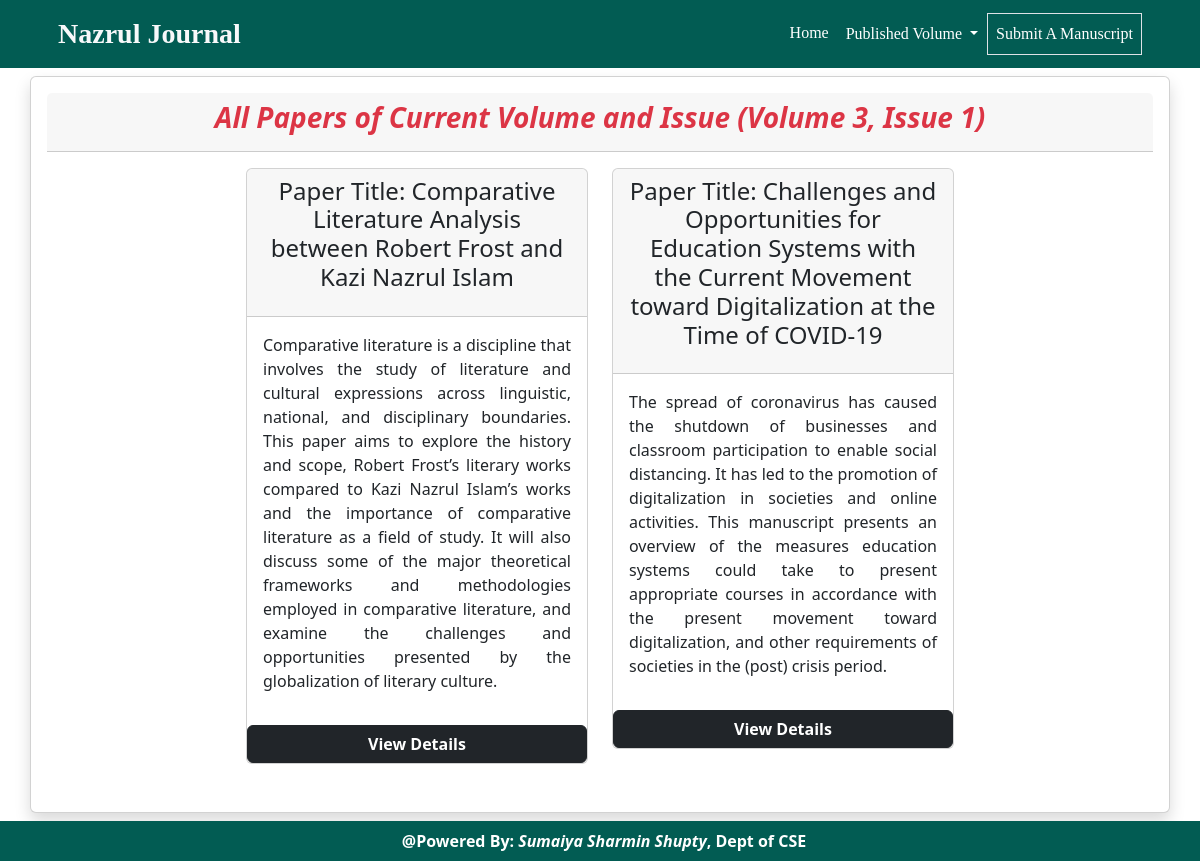
The app's page /current_issue.php with its own data.
### tables this page shows
CREATE TABLE `new_paper` (
  `id` int(11) NOT NULL,
  `paper_id` varchar(200) NOT NULL,
  `author_id` int(11) NOT NULL,
  `associative_editor_id` varchar(200) NOT NULL,
  `reviewer_id` varchar(200) NOT NULL,
  `paper_title` varchar(1000) NOT NULL,
  `paper_abstract` varchar(5000) NOT NULL,
  `paper_keywords` varchar(1000) NOT NULL,
  `paper_type` varchar(50) NOT NULL,
  `authors_name` varchar(1000) NOT NULL,
  `authors_affiliation` varchar(1000) NOT NULL,
  `authors_designation` varchar(1000) NOT NULL,
  `authors_email` varchar(2000) NOT NULL,
  `manuscript_pdf` varchar(300) NOT NULL,
  `cover_letter_pdf` varchar(300) NOT NULL,
  `manuscript_image` varchar(300) NOT NULL,
  `supplimentary_file` varchar(300) NOT NULL,
  `paper_status` int(2) NOT NULL,
  `count` int(11) NOT NULL,
  `volume_info` varchar(200) DEFAULT NULL,
  `issue_info` varchar(200) DEFAULT NULL,
  `created_at` timestamp NOT NULL DEFAULT 0,
  `updated_at` timestamp NOT NULL DEFAULT current_timestamp() ON UPDATE current_timestamp(),
  `published_status` enum('0','1') NOT NULL
);

### current_issue.php (the view, shortened to what this page needs)
<?php include('header.php')?>
<?php
    $select_new_paper = "SELECT * FROM `new_paper` WHERE `published_status` = '1' AND issue_info = (SELECT issue_info FROM `new_paper` WHERE `published_status` = '1' ORDER BY `updated_at` DESC LIMIT 1) AND volume_info = (SELECT volume_info FROM `new_paper` WHERE `published_status` = '1' ORDER BY `updated_at` DESC LIMIT 1) ";
    $run_select_new_paper = mysqli_query($conn, $select_new_paper);
?>
<div class="container">
    <div class="row justify-content-center">
        <div class="card mt-2 shadow p-3 mb-5 bg-body rounded">
            <div class="card-header text-center">
                <h3 class = "text-danger fw-bold"><i>All Papers of Current Volume and Issue <span id = "volume_issue"></span></i></h3>
            </div>
            <div class="card-body">
                <div class="row justify-content-center">
                    <?php
                        while($row = mysqli_fetch_assoc($run_select_new_paper))
                        {
                            ?>
                            <div class="col-lg-4 col-md-4 col-12 mb-3">
                                <div class="card">
                                    <div class="card-header">
                                        <h4 class = "text-center mb-3">Paper Title: <?php echo $row['paper_title']?></h4>
                                    </div>
                                    <div class="card-body">
                                        <p style = "text-align:justify"><?php echo $row['paper_abstract']?></p>
                                    </div>
                                    <a class = "btn btn-dark fw-bold " href="view_details_user.php?id=<?php echo $row['id'] ?>">View Details</a>
                                </div>
                            </div>
                            <?php
                        }
                    ?>
                </div>
            </div>
        </div>
    </div>
</div>
<?php include('footer.php')?>

### css/main.css (style rules this page uses)
:root { --home_page_bg_color: #025c53; --card_header_bg_color: #04423c; --btn_color: #04423c; --btn_hover_bg_color: black; --btn_hover_text_color: yellow; }

### records on screen
new_paper: paper_title "Comparative Literature Analysis between Robert Frost and Kazi Nazrul Islam", paper_abstract "Comparative literature is a discipline that involves the study of literature and cultural expressions across linguistic, national, and disciplinary boundaries. This paper aims to explore the history and scope, Robert Frost’s literary works compared to Kazi Nazrul Islam’s works and the importance of comparative literature as a field of study. It will also discuss some of the major theoretical frameworks and methodologies employed in comparative literature, and examine the challenges and opportunities presented by the globalization of literary culture."
new_paper: paper_title "Challenges and Opportunities for Education Systems with the Current Movement toward Digitalization at the Time of COVID-19", paper_abstract "The spread of coronavirus has caused the shutdown of businesses and classroom participa\u0002tion to enable social distancing. It has led to the promotion of digitalization in societies and online activities. This manuscript presents an overview of the measures education systems could take to present appropriate courses in accordance with the present movement toward digitalization, and other requirements of societies in the (post) crisis period."
